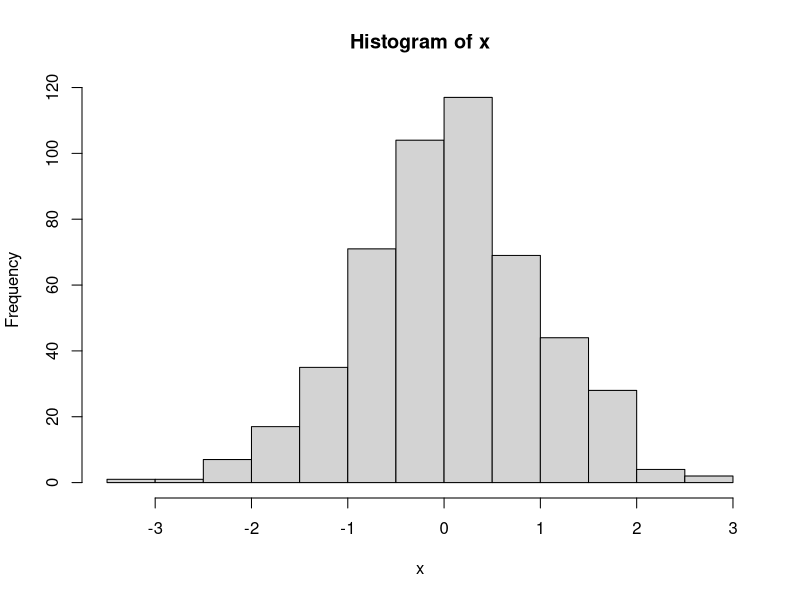

Write the R code that produced this figure.
## ---- chunk 1
setwd("~/GIT/2020.05.15_Rnotebook_learning")
## ---- chunk 2
x <- rnorm(500)
hist(x)
